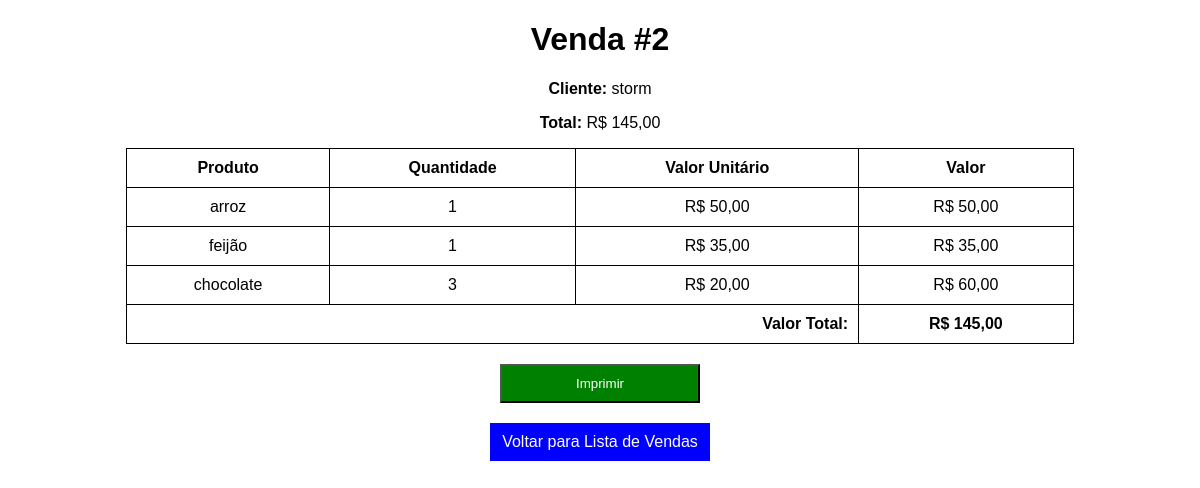
Page /vendas/imprimir/2/ on the committed database.
### vendas/models.py (models this page shows, shortened)
class Venda(models.Model):
    num_venda = models.AutoField(primary_key=True)
    cliente = models.ForeignKey(Cliente, on_delete=models.CASCADE)
    data_hora = models.DateTimeField(auto_now_add=True)
    total_venda = models.DecimalField(max_digits=10, decimal_places=2, default = 0)

class ItemVenda(models.Model):
    venda = models.ForeignKey(Venda, on_delete=models.CASCADE, related_name='itens')
    produto = models.ForeignKey(Produtos, on_delete=models.CASCADE)
    quantidade = models.PositiveIntegerField()
    valor_unit = models.DecimalField(max_digits=10, decimal_places=2)
    valor_total = models.DecimalField(max_digits=10, decimal_places=2)

### clientes/models.py (models this page shows, shortened)
class Cliente(models.Model):
    cpf = models.CharField(max_length=11, unique = True)
    nome = models.CharField(max_length=50)
    telefone = models.CharField(max_length=15)
    email = models.EmailField()

### produtos/models.py (models this page shows, shortened)
class Produtos(models.Model):
    codigo = models.CharField(max_length=13, unique=True)
    descricao = models.CharField(max_length=100)
    marca = models.CharField(max_length=30)
    quantidade_minima = models.DecimalField(max_digits=10, decimal_places=2)
    quantidade = models.DecimalField(max_digits=10, decimal_places=2)
    custo = models.DecimalField(max_digits=10, decimal_places=2)
    preco = models.DecimalField(max_digits=10, decimal_places=2)
    observacao = models.TextField(max_length=255, blank=True)

### vendas/views.py (the view)
# urls.py: path('imprimir/<int:venda_id>/', imprimir_venda, name='imprimir_venda'),
def imprimir_venda(request, venda_id):
    venda = get_object_or_404(Venda, num_venda=venda_id)
    itens = ItemVenda.objects.filter(venda=venda)
    return render(request, 'vendas/imprimir_venda.html',{'venda' : venda,'itens' : itens})

### vendas/templates/vendas/imprimir_venda.html (shortened to what this page needs)
<!DOCTYPE html>
<html lang="pt-BR">
<head>
</head>
<body>
  <h1>Venda #{{ venda.num_venda }}</h1>
  <p><strong>Cliente:</strong> {{ venda.cliente.nome }}</p>
  <p><strong>Total:</strong> R$ {{ venda.total_venda }}</p>
<table>
  <tr>
    <th>Produto</th>
    <th>Quantidade</th>
    <th>Valor Unitário</th>
    <th>Valor</th>
  </tr>
  {% for item in itens %}
  <tr>
    <td>{{ item.produto.descricao }}</td>
    <td>{{ item.quantidade }}</td>
    <td>R$ {{ item.valor_unit }}</td>
    <td>R$ {{ item.valor_total }}</td>
  </tr>
  {% endfor %}
  <tr>
    <td colspan="3" style="text-align: right; font-weight: bold;">Valor Total:</td>
    <td><strong>R$ {{ venda.total_venda }}</strong></td>
  </tr>
</table>
<button class="btn btn-print" onclick="window.print()">Imprimir</button>
<a href="{% url 'lista_vendas' %}" class="btn">Voltar para Lista de Vendas</a>
</body>
</html>

### vendas/templates/vendas/imprimir_venda.html (style rules this page uses)
body { font-family: Arial, sans-serif; text-align: center; }
table { width: 80%; margin: 0 auto; border-collapse: collapse; }
th, td { padding: 10px; border: 1px solid black; }
.btn { display: block; margin: 20px auto; padding: 10px; width: 200px; text-align: center; background: blue; color: white; text-decoration: none; }
.btn-print { background: green; }

### rows in the picture
Venda: num_venda "2", cliente.nome "storm", total_venda "145,00"
ItemVenda: produto.descricao "arroz", quantidade "1", valor_unit "50,00", valor_total "50,00"
ItemVenda: produto.descricao "feijão", quantidade "1", valor_unit "35,00", valor_total "35,00"
ItemVenda: produto.descricao "chocolate", quantidade "3", valor_unit "20,00", valor_total "60,00"
